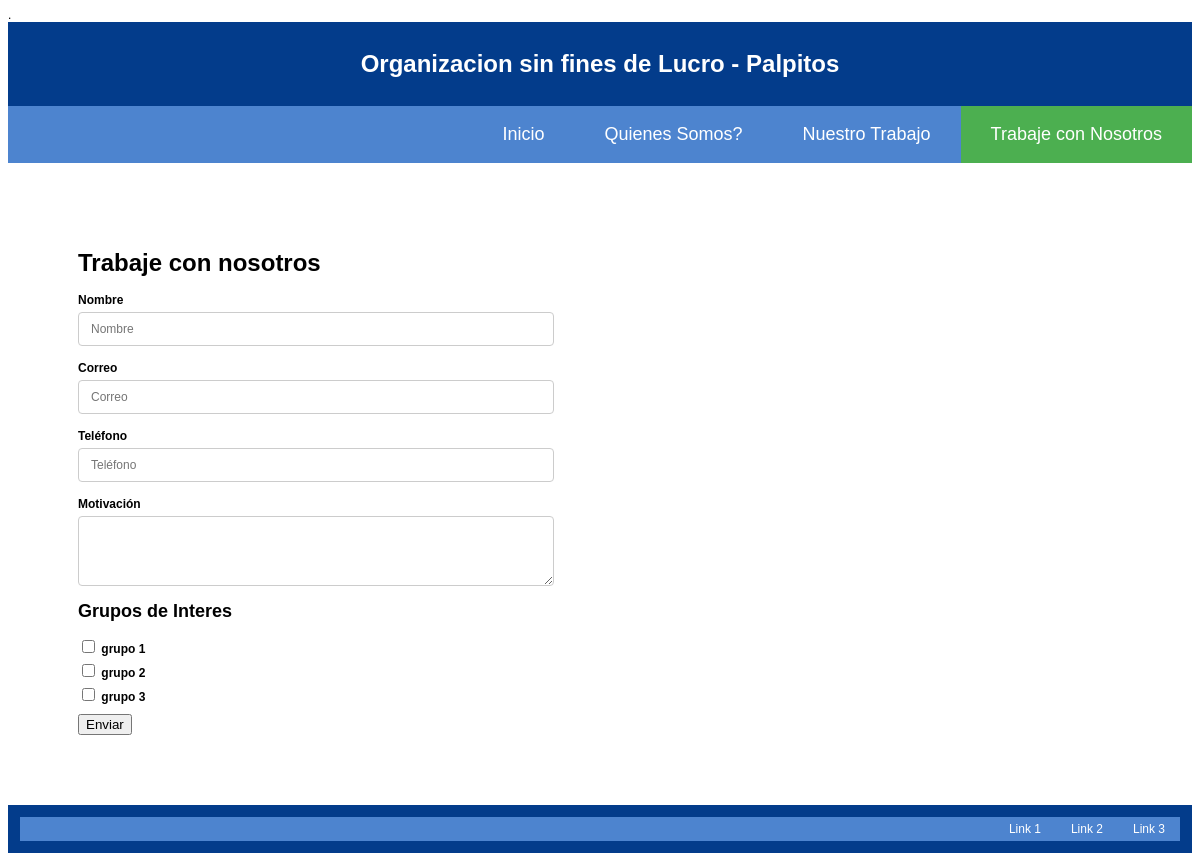
Before: /nosotros.php with the older database file.
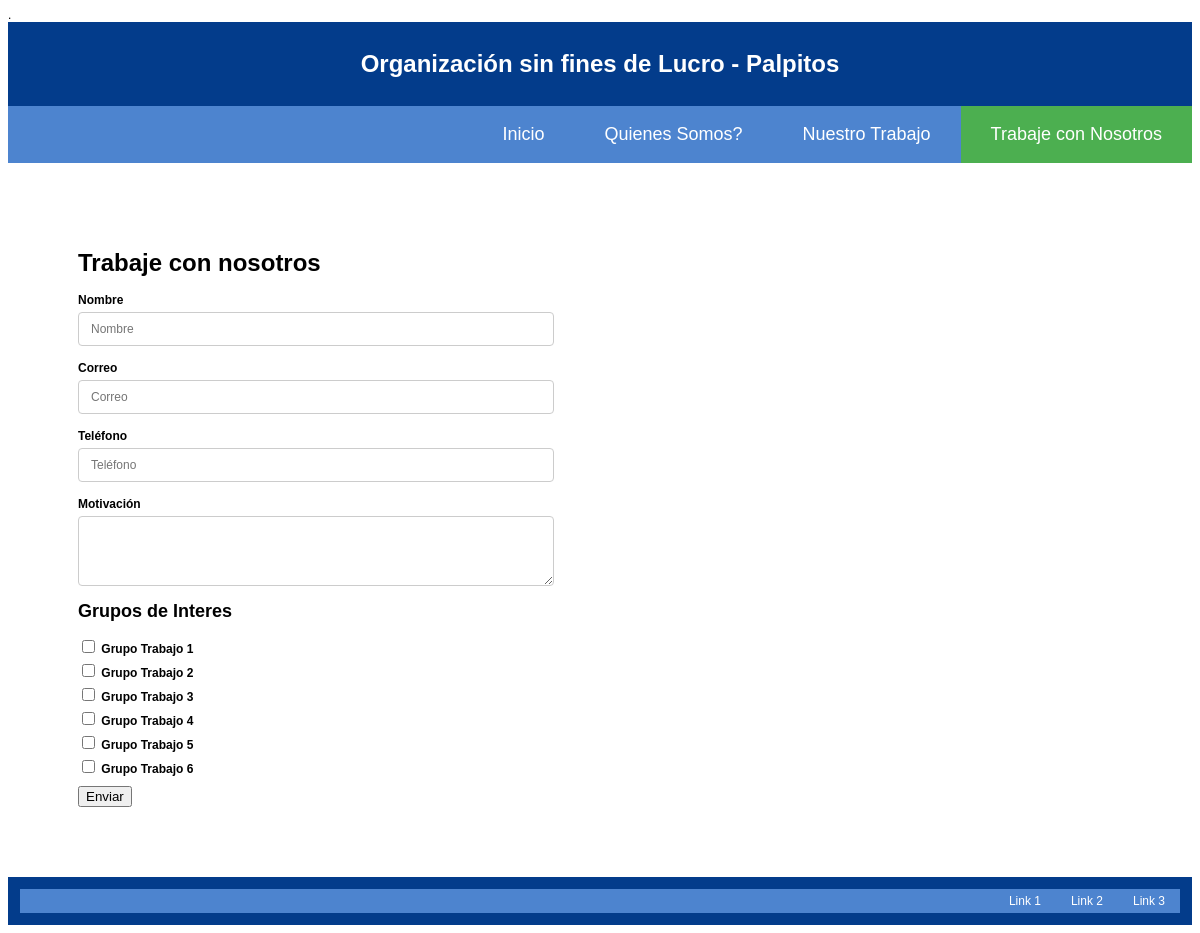
After: the same page with the newer database file.
### tables this page shows
CREATE TABLE `content` (
  `id` int(10) unsigned NOT NULL AUTO_INCREMENT,
  `key` varchar(32) NOT NULL,
  `content` blob NOT NULL,
  PRIMARY KEY (`id`)
);

CREATE TABLE `groups` (
  `id` int(10) unsigned NOT NULL AUTO_INCREMENT,
  `name` varchar(32) NOT NULL,
  `summary` blob NOT NULL,
  PRIMARY KEY (`id`)
);

### app/Startup.php (called while the page is built, shortened)
<?php
class DB
{
  private static $db;
  private $conn;
  public static function getInstance()
  {
    if (!DB::$db)
    {
      DB::$db = new DB();
    }
    return DB::$db;
  }
  private function openConnection()
  {
    $this->conn = @mysqli_init();
  }
  private function processParams($statement, $params)
  {
    if (is_array($params))
    {
      foreach ($params as $key=>$value)
      {
        $statement = str_replace("{".$key."}", @mysqli_escape_string($this->conn, $value), $statement);
      }
    }
    return $statement;
  }
  public function getData($statement, $params = array(), $single = false)
  {
    $statement = $this->processParams($statement, $params);
    $result = @mysqli_query($this->conn, "call $statement;");
    $data = array();
    if ($single)
    {
      $data = @mysqli_fetch_assoc($result);
    }
    else
    {
      for (; $currentRow = @mysqli_fetch_assoc($result);)
      {
        $data[] = $currentRow;
      }
    }
    return $data;
  }
}

### nosotros.php (the view, shortened to what this page needs)
<?php
$contactActive = "active";
require_once 'header.php';
?>
<div class="row">
    <h1>Trabaje con nosotros</h1>
    <div class="form">
    <form>
        <div class="form-group">
            <label for="name">Nombre</label>
            <input type="text" class="form-control" id="name" placeholder="Nombre">
        </div>
        <div class="form-group">
            <label for="email">Correo</label>
            <input type="email" class="form-control" id="email" placeholder="Correo">
        </div>
        <div class="form-group">
            <label for="phone">Teléfono</label>
            <input type="phone" class="form-control" id="phone" placeholder="Teléfono">
        </div>
        <div class="form-group">
            <label for="motivacion">Motivación</label>
            <textarea class="form-control" rows="4" id="motivacion"></textarea>
        </div>
        <div class="checkbox">
        <h2>Grupos de Interes</h2>
        <?php
        $groups = $db->getData("groups()");
        foreach ($groups as $group)
        {
          ?>
            <label>
                <input type="checkbox" id="groups"> <?php echo $group['name'] ?>
            </label>
          <?php
        }
        ?>
        </div>
        <button type="submit" onclick="validate()">Enviar</button>
    </form>
    </div>
</div>
<?php
require_once 'footer.php';
?>

### header.php (shortened to what this page needs)
<?php
require_once ('app/Startup.php');
$db = DB::getInstance();
$data = $db->getData("content('{key}')", array('key'=>'name'), true);
$name = $data['content'];
?>
<!DOCTYPE html PUBLIC "-//W3C//DTD XHTML 1.0 Transitional//EN" "http://www.w3.org/TR/xhtml1/DTD/xhtml1-transitional.dtd">
<html xmlns="http://www.w3.org/1999/xhtml">
<head>
    <link rel="stylesheet" type="text/css" href="css.css">.
</head>
<body>
<div class="container">
    <header>
        <h1><?php echo $name; ?></h1>
    </header>
    <div class="topnav">
        <a class="<?php echo $contactActive ?>"  href="nosotros.php">Trabaje con Nosotros</a>
        <a class="<?php echo $workActive ?>"  href="trabajo.php">Nuestro Trabajo</a>
        <a class="<?php echo $usActive ?>"  href="quienes.php">Quienes Somos?</a>
        <a class="<?php echo $indexActive ?>"  href="index.php">Inicio</a>
    </div>

Changed rows visible on the page:
changed content: content "Organizacion sin fines de Lucro - Palpitos" → "Organización sin fines de Lucro - Palpitos"
changed groups: name "grupo 1" → "Grupo Trabajo 1"
changed groups: name "grupo 2" → "Grupo Trabajo 2"
changed groups: name "grupo 3" → "Grupo Trabajo 3"
added groups: name "Grupo Trabajo 4"
added groups: name "Grupo Trabajo 5"
added groups: name "Grupo Trabajo 6"
